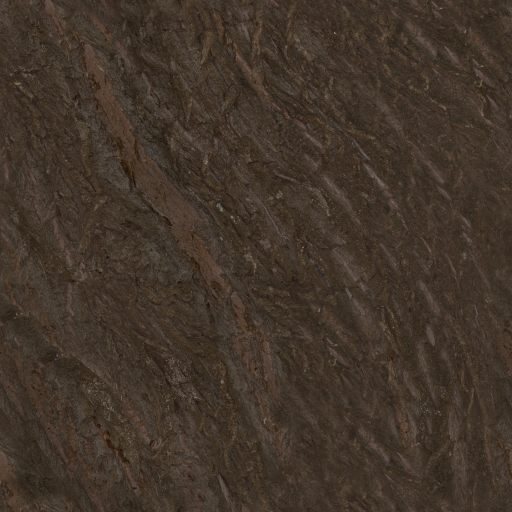
#> input picture NAGISEN/Hideout/bark_diff.jpg, 1024 x 1024 px (shown at 1/2 size)
$ python -i render.py   (imports and definitions only)
#> lines starting #> are read from the running program, lines starting #| are printed output that depends on the picture
#> further down, picture is the input picture: PIL image 1024x1024 RGB; mean R, G, B 65.8, 53.5, 42.3
"""Renders the NAGISEN Instagram posts and stories from posts.json.

Photos go in photos/, finished files land in out/. Run: python3 render.py
Needs only Pillow and the macOS system fonts (SF Pro, New York).
"""
import json
import sys
from pathlib import Path

from PIL import Image, ImageChops, ImageDraw, ImageFilter, ImageFont

HERE = Path(__file__).parent
POST = (1080, 1350)   # 4:5 feed post
STORY = (1080, 1920)  # 9:16 story / reel cover

INK = (236, 230, 218)      # the app's cream text
BLACK = (9, 8, 9)
WINE = (139, 43, 73)       # Theme.accent 0x8B2B49

# Tritone maps for the grade: shadows, midtones, highlights.
TONES = {
    "wine": [(0.0, (6, 5, 6)), (0.38, (52, 14, 27)), (0.72, (128, 92, 96)), (1.0, (236, 228, 216))],
    "ash": [(0.0, (6, 6, 7)), (0.40, (38, 37, 40)), (0.75, (122, 118, 114)), (1.0, (234, 229, 220))],
}


# [19 lines left out: functions font, fill, not called in this run]


def lut(stops, channel, crush):
    table = []
    for i in range(256):
        x = max(0.0, (i / 255 - crush) / (1 - crush)) ** 1.15
        for (a, ca), (b, cb) in zip(stops, stops[1:]):
            if x <= b:
                t = (x - a) / (b - a)
                table.append(round(ca[channel] + (cb[channel] - ca[channel]) * t))
                break
    return table


def grade(image, tone="wine", keep=0.22, crush=0.04):
    """Dark tritone grade with a little of the original colour kept, a vignette and film grain."""
#> called with tone = 'wine', keep = 0.22, crush = 0.04
    luma = image.convert("L")
    stops = TONES[tone]
    toned = Image.merge("RGB", [luma.point(lut(stops, c, crush)) for c in range(3)])
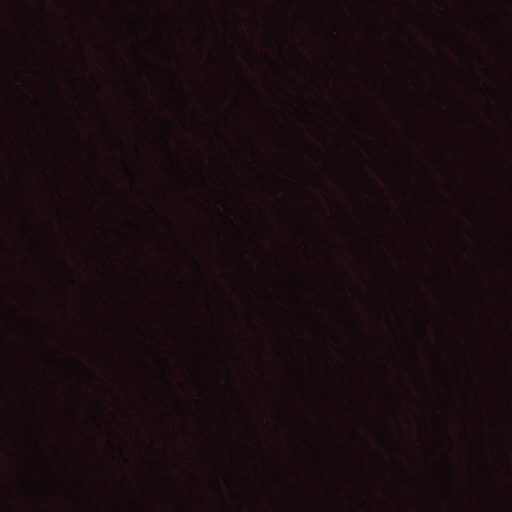
#> toned: PIL image 1024x1024 RGB (shown at 1/2 size); mean R, G, B 23.7, 8.5, 14
    out = Image.blend(toned, image, keep)
    vignette = Image.radial_gradient("L").resize(out.size, Image.Resampling.BICUBIC)
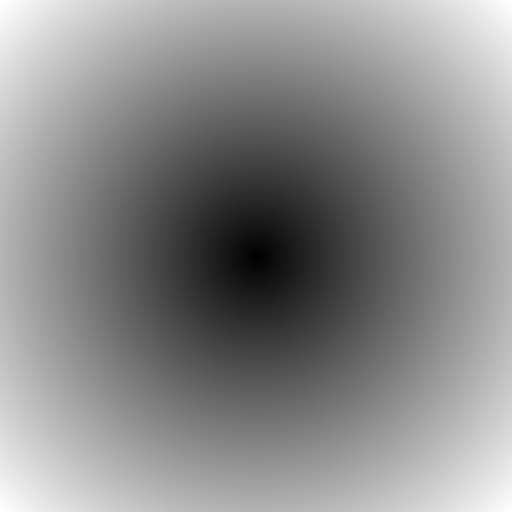
#> vignette: PIL image 1024x1024 L (shown at 1/2 size); min 0, max 255, mean 138.1
    vignette = vignette.point(lambda v: 255 - int(min(v * 1.25, 255) * 0.62))
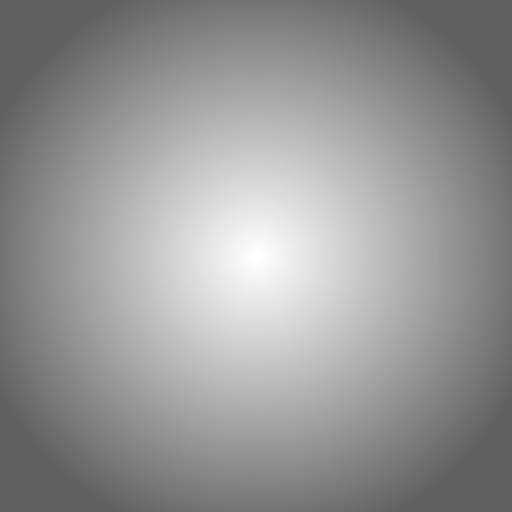
#> vignette: PIL image 1024x1024 L (shown at 1/2 size); min 97, max 255, mean 149.6
    out = ImageChops.multiply(out, Image.merge("RGB", [vignette] * 3))
    return grain(out)


def grain(image, strength=26):
#> called with strength = 26
    noise = Image.effect_noise(image.size, strength).filter(ImageFilter.GaussianBlur(0.6))
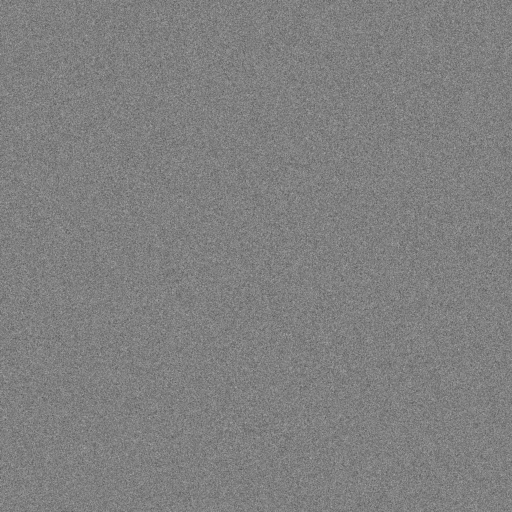
#> noise: PIL image 1024x1024 L (shown at 1/2 size); min 58, max 195, mean 127.5
    return ImageChops.soft_light(image, Image.merge("RGB", [noise] * 3))


# [93 lines left out: functions tracked, monogram, caption_line, wordmark, statement, render and 1 more, not called in this run]


# [2 lines not run here, left out]

>>> from PIL import Image
>>> picture = Image.open('../../NAGISEN/Hideout/bark_diff.jpg')
>>> result = grade(picture)

$ run again, on NAGISEN/Hideout/darkwood_diff.jpg
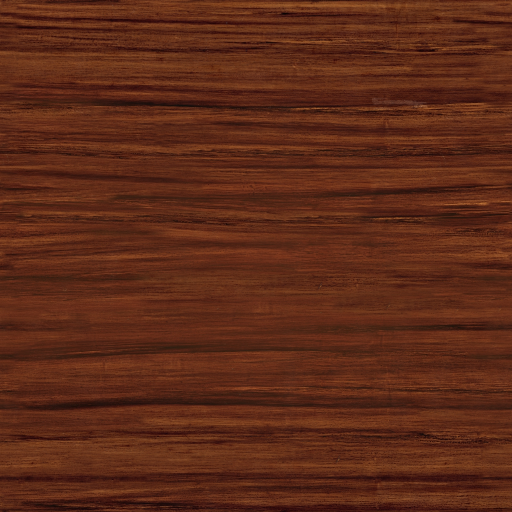
#> input picture NAGISEN/Hideout/darkwood_diff.jpg, 1024 x 1024 px (shown at 1/2 size)
#> picture is the input picture: PIL image 1024x1024 RGB; mean R, G, B 92.9, 42.5, 23.6
#> in grade, `luma = image.convert("L")`:
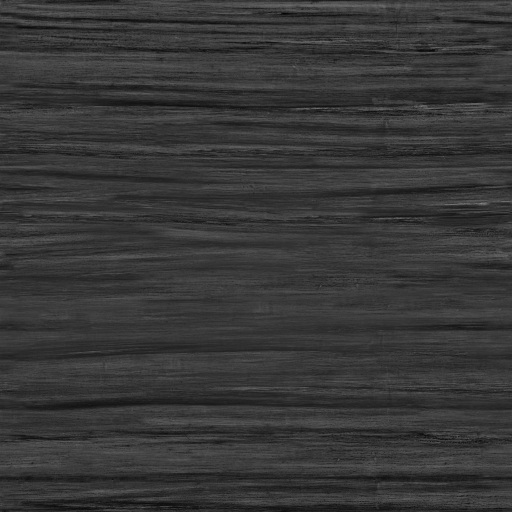
#> luma: PIL image 1024x1024 L (shown at 1/2 size); min 5, max 149, mean 55.4
